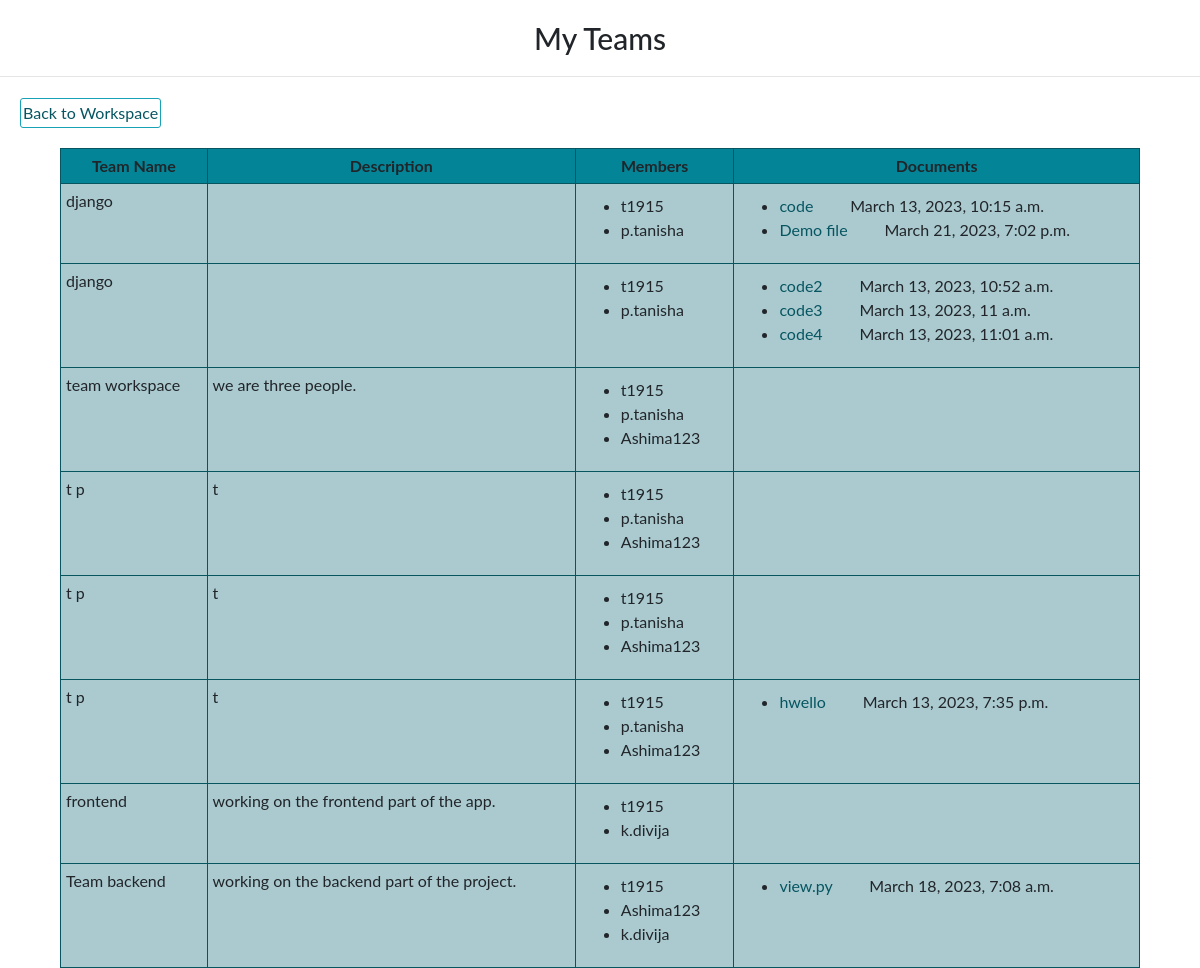
The app's page /workspace/my_teams/ (signed in) with its own data.
### workspace/models.py (models this page shows)
class Team(models.Model):
    name = models.CharField(max_length=100)
    description = models.TextField()
    members = models.ManyToManyField(User, related_name='teams')

class File(models.Model):
    name = models.CharField(max_length=255)
    description = models.TextField(blank=True)
    file = models.FileField(upload_to='files/')
    team = models.ForeignKey(Team, on_delete=models.CASCADE, related_name='files',null = True)
    uploaded_by = models.ForeignKey(User, on_delete=models.CASCADE, related_name='uploaded_files')
    uploaded_at = models.DateTimeField(auto_now_add=True)

### workspace/views.py (the view)
# urls.py: path('my_teams/', team_detail, name='team_list'),
@login_required
def team_detail(request):
    user=request.user
    teams=user.teams.all()
    return render(request,'workspace/team_detail.html', {'teams':teams})

### templates/workspace/team_detail.html
{% extends 'workspace/base.html' %}
{% block title %}
	My Teams
{% endblock %}
{% block content %}
<div class="clearfix">
	<a class="btn btn-info left" href="{% url 'workhome' %}"> Back to Workspace </a>
</div>
	{% if teams %}
	<table class="table">
		<tr><th>Team Name</th>
			<th>Description</th>
			<th>Members</th>
			<th>Documents</th></tr>
		{% for team in teams %}
			<tr><td>{{ team.name }}</td>
				<td>{{ team.description }}</td>
				<td><ul>
					{% for member in team.members.all %}
						<li>{{ member.username }}</li>
					{% endfor %}
				</ul></td>
				<td><ul>
					{% for doc in team.files.all %}
						<li>
							<a href="{{file.file.url}}">{{doc.name}}</a> &nbsp;&nbsp;&nbsp; {{doc.uplaoded_by.username}} &nbsp;&nbsp;&nbsp; {{doc.uploaded_at}}
						</li>
				    {% endfor %}
				</ul></td>
			</tr>
		{% endfor %}
	</table>
	{% else %}
		<p>You are not a member of any team.</p>
	{% endif %}
{% endblock %}

### static/workspace/css/styles.css (style rules this page uses)
a { color: #065561; }
.table { width: 90%; margin: auto; }
.table td, .table th { margin: auto; border: 1px solid #065561; padding: 5px; background-color: #aacacf; }
.table th { text-align: center; background-color: #038497; }
li { font-size: 16px; margin-left: 20px; }

### static/base.css (style rules this page uses)
body { font-family: "ptsans", "Lato", "Helvetica Neue", Helvetica, Arial, sans-serif; }
ul { height: 100%; padding: 5px 5px 0px 20px; }
.left { float: left; }
.btn { border-radius: 3px; padding: 2px 2px 2px 2px; color: #065561; background-color: transparent; box-shadow: 0 0 0 0; margin: 5px; cursor: pointer; }
.clearfix { margin: 15px; }

### records on screen
Team: name "django"
File: name "code", uploaded_at "March 13, 2023, 10:15 a.m."
File: name "Demo file", uploaded_at "March 21, 2023, 7:02 p.m."
Team: name "django"
File: name "code2", uploaded_at "March 13, 2023, 10:52 a.m."
File: name "code3", uploaded_at "March 13, 2023, 11 a.m."
File: name "code4", uploaded_at "March 13, 2023, 11:01 a.m."
Team: name "team workspace", description "we are three people."
Team: name "t p", description "t"
Team: name "t p", description "t"
Team: name "t p", description "t"
File: name "hwello", uploaded_at "March 13, 2023, 7:35 p.m."
Team: name "frontend", description "working on the frontend part of the app."
Team: name "Team backend", description "working on the backend part of the project."
File: name "view.py", uploaded_at "March 18, 2023, 7:08 a.m."

### other values on screen
{{ member.username }} "t1915"
{{ member.username }} "p.tanisha"
{{ member.username }} "Ashima123"
{{ member.username }} "k.divija"
